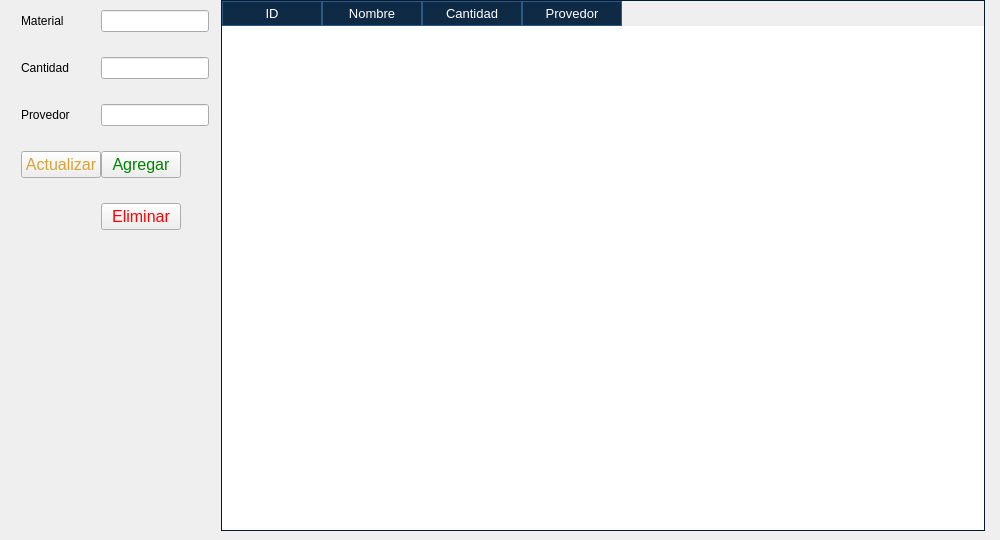
      <widget class="QWidget" name="page_Material">
       <widget class="QWidget" name="layoutWidget_3">
        <property name="geometry">
         <rect>
          <x>0</x>
          <y>0</y>
          <width>991</width>
          <height>531</height>
         </rect>
        </property>
        <layout class="QHBoxLayout" name="horizontalLayout_5" stretch="0,2">
         <property name="spacing">
          <number>12</number>
         </property>
         <property name="sizeConstraint">
          <enum>QLayout::SetMaximumSize</enum>
         </property>
         <property name="leftMargin">
          <number>6</number>
         </property>
         <property name="rightMargin">
          <number>6</number>
         </property>
         <item>
          <layout class="QFormLayout" name="formLayout_5">
           <property name="sizeConstraint">
            <enum>QLayout::SetFixedSize</enum>
           </property>
           <property name="labelAlignment">
            <set>Qt::AlignJustify|Qt::AlignVCenter</set>
           </property>
           <property name="formAlignment">
            <set>Qt::AlignJustify|Qt::AlignVCenter</set>
           </property>
           <property name="horizontalSpacing">
            <number>0</number>
           </property>
           <property name="verticalSpacing">
            <number>25</number>
           </property>
           <property name="leftMargin">
            <number>15</number>
           </property>
           <property name="topMargin">
            <number>10</number>
           </property>
           <item row="0" column="0">
            <widget class="QLabel" name="label_20">
             <property name="text">
              <string>Material</string>
             </property>
            </widget>
           </item>
           <item row="0" column="1">
            <widget class="QLineEdit" name="materialName">
             <property name="sizePolicy">
              <sizepolicy hsizetype="Fixed" vsizetype="Fixed">
               <horstretch>150</horstretch>
               <verstretch>0</verstretch>
              </sizepolicy>
             </property>
            </widget>
           </item>
           <item row="1" column="0">
            <widget class="QLabel" name="label_21">
             <property name="text">
              <string>Cantidad</string>
             </property>
            </widget>
           </item>
           <item row="1" column="1">
            <widget class="QLineEdit" name="materialCant">
             <property name="sizePolicy">
              <sizepolicy hsizetype="Fixed" vsizetype="Fixed">
               <horstretch>0</horstretch>
               <verstretch>0</verstretch>
              </sizepolicy>
             </property>
            </widget>
           </item>
           <item row="3" column="0">
            <widget class="QPushButton" name="updateMaterial">
             <property name="font">
              <font>
               <pointsize>12</pointsize>
              </font>
             </property>
             <property name="cursor">
              <cursorShape>PointingHandCursor</cursorShape>
             </property>
             <property name="styleSheet">
              <string notr="true">QPushButton {
	color: #d7a336;
}</string>
             </property>
             <property name="text">
              <string>Actualizar</string>
             </property>
            </widget>
           </item>
           <item row="3" column="1">
            <widget class="QPushButton" name="addMaterial">
             <property name="sizePolicy">
              <sizepolicy hsizetype="Fixed" vsizetype="Fixed">
               <horstretch>0</horstretch>
               <verstretch>0</verstretch>
              </sizepolicy>
             </property>
             <property name="font">
              <font>
               <pointsize>12</pointsize>
              </font>
             </property>
             <property name="cursor">
              <cursorShape>PointingHandCursor</cursorShape>
             </property>
             <property name="styleSheet">
              <string notr="true">QPushButton {
	color: green;
}</string>
             </property>
             <property name="text">
              <string>Agregar</string>
             </property>
            </widget>
           </item>
           <item row="4" column="1">
            <widget class="QPushButton" name="deleteMaterial">
             <property name="sizePolicy">
              <sizepolicy hsizetype="Fixed" vsizetype="Fixed">
               <horstretch>0</horstretch>
               <verstretch>0</verstretch>
              </sizepolicy>
             </property>
             <property name="font">
              <font>
               <pointsize>12</pointsize>
              </font>
             </property>
             <property name="cursor">
              <cursorShape>PointingHandCursor</cursorShape>
             </property>
             <property name="styleSheet">
              <string notr="true">QPushButton {
	color: red;
}</string>
             </property>
             <property name="text">
              <string>Eliminar</string>
             </property>
            </widget>
           </item>
           <item row="5" column="1">
            <spacer name="verticalSpacer_6">
             <property name="orientation">
              <enum>Qt::Vertical</enum>
             </property>
             <property name="sizeHint" stdset="0">
              <size>
               <width>20</width>
               <height>40</height>
              </size>
             </property>
            </spacer>
           </item>
           <item row="2" column="0">
            <widget class="QLabel" name="label_22">
             <property name="text">
              <string>Provedor</string>
             </property>
            </widget>
           </item>
           <item row="2" column="1">
            <widget class="QLineEdit" name="materialProv">
             <property name="sizePolicy">
              <sizepolicy hsizetype="Fixed" vsizetype="Fixed">
               <horstretch>0</horstretch>
               <verstretch>0</verstretch>
              </sizepolicy>
             </property>
            </widget>
           </item>
          </layout>
         </item>
         <item>
          <widget class="QTableWidget" name="materialTable">
           <property name="font">
            <font>
             <pointsize>10</pointsize>
            </font>
           </property>
           <property name="styleSheet">
            <string notr="true">    QHeaderView::section {
        background-color: #0F2A45;   /* Fondo del encabezado */
        color: white;                /* Color del texto */
        border: 1px solid #2D5986;   /* Bordes del encabezado */
		padding: 2px;
    }

    QTableWidget::item {
        border: 1px solid #2D5986;   /* Bordes de las celdas */
        padding: 2px;                /* Espaciado dentro de las celdas */
    }

	QTableWidget::item:alternate{
	    background-color: #0B4B6C;
	}

    QTableWidget::item:selected {
		color: black; /*Color del texto*/
        background-color: #82ABD5;   /* Fondo cuando se selecciona */
    }

    QTableWidget {
        border: 1px solid #031A31;   /* Bordes de la tabla */
    }

    QScrollBar:vertical {
        background: #000000;
        width: 16px;
    }
    
    QScrollBar::handle:vertical {
        background: #00796b;
        min-height: 20px;
	}</string>
           </property>
           <property name="editTriggers">
            <set>QAbstractItemView::NoEditTriggers</set>
           </property>
           <property name="alternatingRowColors">
            <bool>true</bool>
           </property>
           <property name="selectionMode">
            <enum>QAbstractItemView::SingleSelection</enum>
           </property>
           <property name="selectionBehavior">
            <enum>QAbstractItemView::SelectRows</enum>
           </property>
           <property name="textElideMode">
            <enum>Qt::ElideRight</enum>
           </property>
           <property name="showGrid">
            <bool>true</bool>
           </property>
           <property name="sortingEnabled">
            <bool>true</bool>
           </property>
           <attribute name="verticalHeaderVisible">
            <bool>false</bool>
           </attribute>
           <column>
            <property name="text">
             <string>ID</string>
            </property>
           </column>
           <column>
            <property name="text">
             <string>Nombre</string>
            </property>
           </column>
           <column>
            <property name="text">
             <string>Cantidad</string>
            </property>
           </column>
           <column>
            <property name="text">
             <string>Provedor</string>
            </property>
           </column>
          </widget>
         </item>
        </layout>
       </widget>
      </widget>
